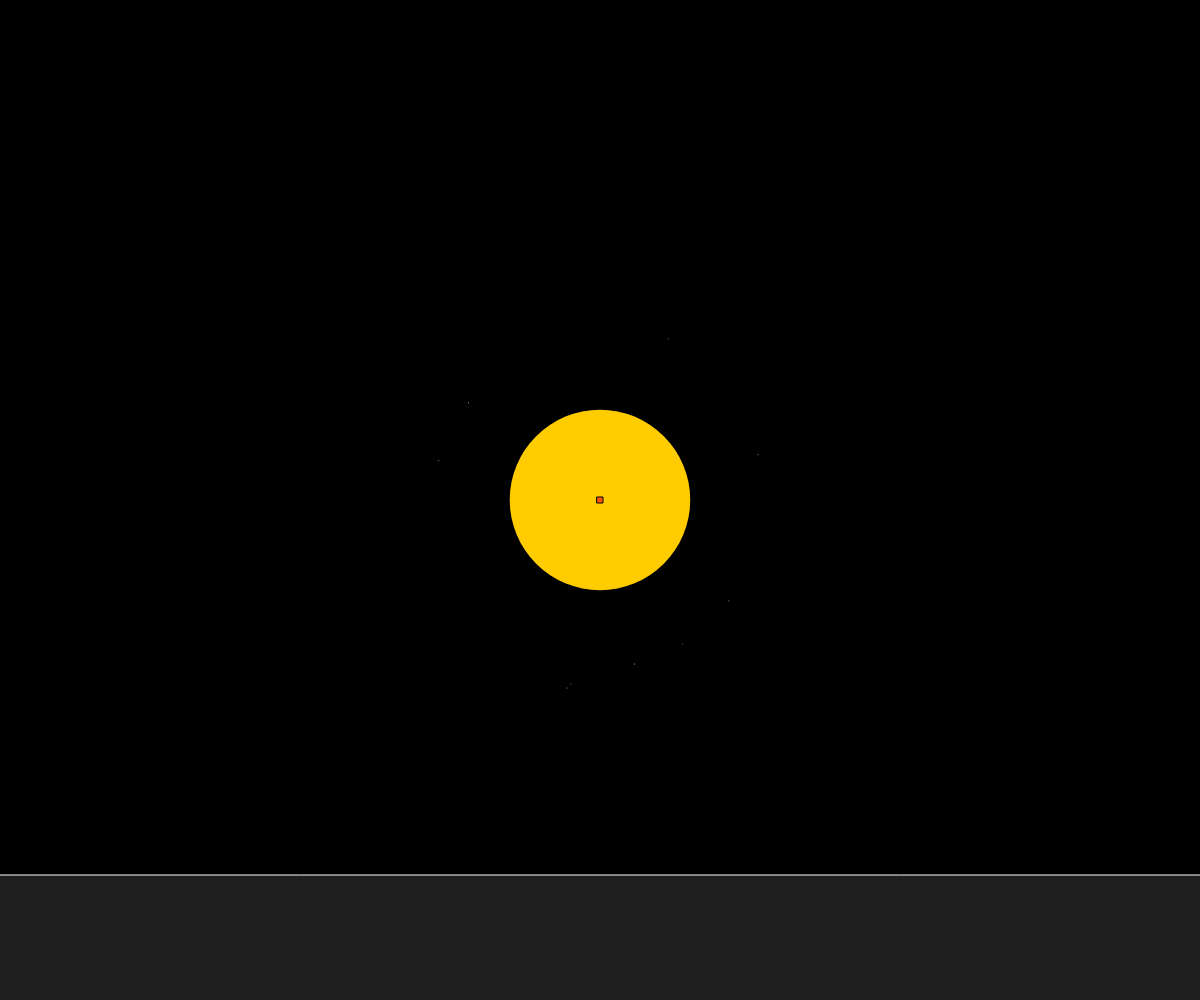
Frame 1 (no input)
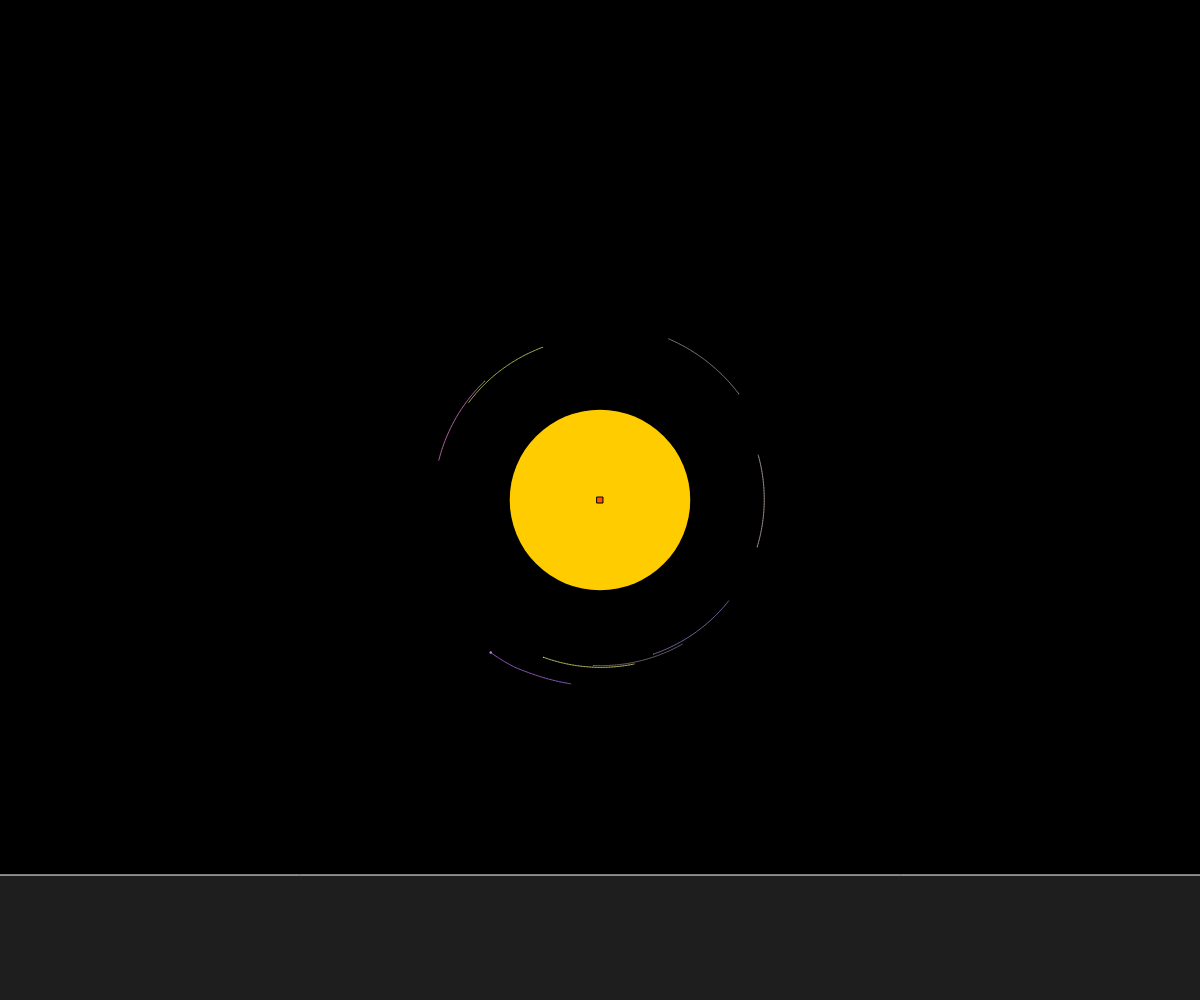
Frame 60 (no input)
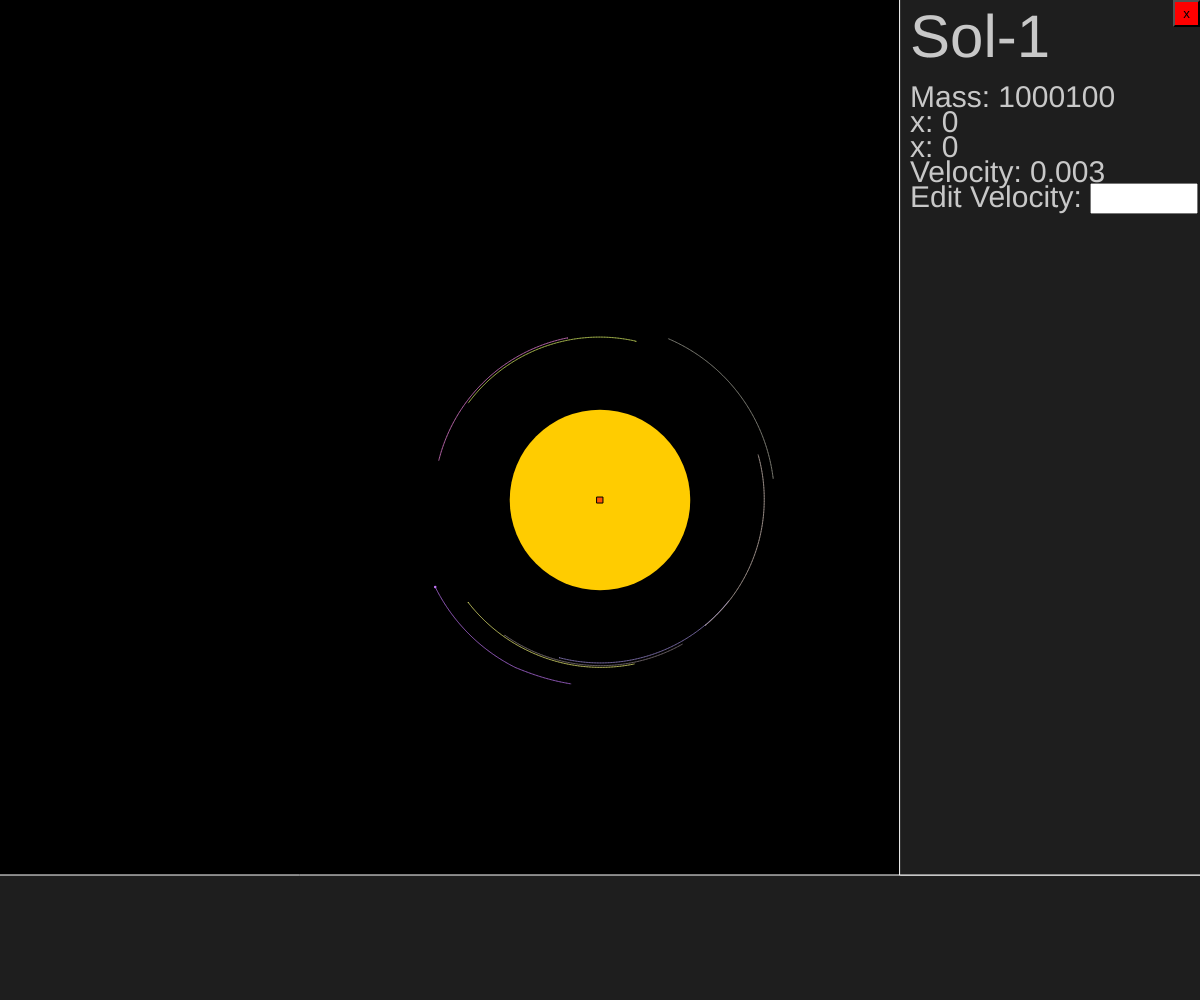
Frame 120 (the mouse pressed at the canvas centre since frame 60)

The p5.js sketch that drew these frames (run headless with seeded random() and noise() and a simulated clock; from frame 60 on, the mouse is pressed at the canvas centre):

// p5.js sketch
// ── sketch.js
//declare variable dump
const BALLNUMBER = 10;
const BALLMASS = 100;
const INITIALVELOCITY = 100000;
const GRAVITATIONAL_CONSTANT = 0.1;
let SPIRAL_RADIUS_INCREMENT = 5; // Controls the spread of the spiral
let SUNMASS = 1000000;

let timeMultiplier = 1;
let timeScale = 1; // - useless and I can't be bothered to fix
let trailLength = 300; /* timeScale;*/
//balls array
let balls = [];
let cameraOffset;
let cameraFollow = "FREEMOVEMENT"; // two modes - 'FREEMOVEMENT', allows the player to move camera using wasd and 'CENTER OF GRAVITY', centers the screen on the center of gravity
let centerOfGravity;
let zoom = 0.7; //sets the scale of the coordinate system on the screen to create zoom in zoom out effect

//menus object
let menus = {};

//for the ball menu at the side
let selectedBall;

function setup() {
  let seed = 1;
  //make the randomness based on the seed number
  randomSeed(seed);
  print("Seed: " + seed);
  let canvas = createCanvas(windowWidth, windowHeight);
  canvas.elt.oncontextmenu = () => false;
  //
  setupBallMenu();
  
  sun = new Ball(0, 0, SUNMASS, "Sol-" + seed);
  sun.color = color(255, 204, 0); // Yellow color for the sun
  balls.push(sun);
  // Create balls in a spiral pattern
  for (let i = 0; i < BALLNUMBER; i++) {
    let angle = i;
    let radius = i * random(1, 5) * SPIRAL_RADIUS_INCREMENT + sun.radius; // Radius increases as we go along the spiral
    // Introduce small variation to the angle to add randomness
    let angleVariation = random(-1, 1);
    let adjustedAngle = angle + angleVariation;
    // Calculate the ball's position using polar coordinates
    let x = radius * cos(adjustedAngle);
    let y = radius * sin(adjustedAngle);
    let newBall = new Ball(x, y, BALLMASS, randomName());
    // Calculate the velocity for a circular orbit around the sun
    let velocityAngle = adjustedAngle + HALF_PI; // Perpendicular to the radius for circular motion
    let distanceToSun = dist(x, y, sun.position.x, sun.position.y);
    let velocityMagnitude = sqrt(
      (GRAVITATIONAL_CONSTANT * (SUNMASS + (BALLNUMBER * BALLMASS) / 2)) /
        distanceToSun
    ); // Circular orbit velocity formula
    // Add a slight variation to the velocity magnitude to take into account other masses
    let velocity = p5.Vector.fromAngle(velocityAngle).mult(velocityMagnitude);
    // Set prevPosition based on intended initial velocity
    newBall.prevPosition = p5.Vector.sub(newBall.position, velocity);
    balls.push(newBall);
  }
  centerOfGravity = createVector(0, 0);
  findCenterOfGravity();
  cameraOffset = createVector(-centerOfGravity.x, -centerOfGravity.y);
  zoom = 0.16;
}

function draw() {
  background(0);
  //print(zoom);
  if (mouseIsPressed && mouseY < (height / 8) * 7 && mouseButton == RIGHT) {
    spawnBallOnLocation(mouseToWorld());
  }
  for (let times = 0; times < timeMultiplier; times++) {
    physicsUpdate();
  }
  setCameraSettings();
  findCenterOfGravity();
  translate(width / 2, height / 2);
  scale(zoom);
  translate(cameraOffset.x, cameraOffset.y);
  for (let ball of balls) {
    ball.display();
  }
  displayCenterOfMassMarker();
  resetMatrix();
  displayUserInterface();
}

function keyPressed() {
  if (keyCode == 67) {
    if (cameraFollow === "CENTEROFGRAVITY") {
      cameraFollow = "FREEMOVEMENT";
    } else if (cameraFollow === "FREEMOVEMENT") {
      cameraFollow = "CENTEROFGRAVITY";
    }
  }

  if (
    key == "0" ||
    key == "1" ||
    key == "2" ||
    key == "3" ||
    key == "4" ||
    key == "5" ||
    key == "6" ||
    key == "7" ||
    key == "8" ||
    key == "9"
  ) {
   // timeMultiplier = (Number(key) * 3) ** 2;
  }
  if (keyCode == 32) {
    timeMultiplier = 0;
  }
}

function mouseWheel(event) {
  let baseFactor = keyIsDown(16) ? 0.001 : 0.0001;
  // Get mouse position in world space BEFORE zoom change
  let mouseWorld = mouseToWorld();
  // Apply exponential flattening zoom
  zoom *= Math.exp(-event.delta * baseFactor);
  // Get mouse position in world space AFTER zoom change
  let newMouseWorld = mouseToWorld();
  // Offset camera so zoom centers on mouse
  cameraOffset.add(newMouseWorld.sub(mouseWorld));
}

//menu functions
function setupBallMenu(){
  ballMenuExit = createButton('x');
  ballMenuExit.size(width/45, width/45)
  ballMenuExit.position(width-width/45, 0)
  ballMenuExit.style('background-color', 'red');
  ballMenuExit.style('color', 'black');
  menus.ballMenu = new Menu((width / 4) * 3, -10, width / 4 + 10, (height / 8) * 7 + 10, [ballMenuExit])
  menus.ballMenu.assignClose(ballMenuExit);
  menus.ballMenu.assignDisplay(displayBallMenu);
  velocityInput = createInput()
  push()
  textSize(width/40);
  velocityInput.position(menus.ballMenu.x+10+textWidth('Edit Velocity: '), height/12+height/40*4);
  velocityInput.size(width/4-20-textWidth('Edit Velocity: '), height/40)
  pop();
  velocityInput.elt.addEventListener('keydown', (event) => {
  if (event.key === 'Enter') {
    let speed = float(velocityInput.value()); // Get input as a float

    // Compute direction vector
    let velocity = p5.Vector.sub(selectedBall.position, selectedBall.prevPosition);

    // Set magnitude to user input
    velocity.setMag(speed);

    // Update previous position based on new velocity
    selectedBall.prevPosition = p5.Vector.sub(selectedBall.position, velocity);
  }
});
  menus.ballMenu.buttons.push(velocityInput);
}

//makes random names for bodies
function randomName(length = random(4, 8)) {
  let name = "";
  let vowels = ["a", "e", "i", "o", "u", "y"];
  let consonants = [
    "b",
    "c",
    "d",
    "f",
    "g",
    "h",
    "j",
    "k",
    "l",
    "m",
    "n",
    "p",
    "q",
    "r",
    "s",
    "t",
    "v",
    "w",
    "x",
    "z",
  ];
  let isVowel;
  let r = random(0, 1);
  if (r == 0) {
    name += consonants[floor(random(0, consonants.length), 0)];
    isVowel = false;
  } else {
    name += vowels[floor(random(0, vowels.length), 0)];
    isVowel = true;
  }
  name = name.toUpperCase();
  for (let i = 0; i < length - 1; i++) {
    if (isVowel == true) {
      name += consonants[floor(random(0, consonants.length), 0)];
      isVowel = false;
    } else {
      name += vowels[floor(random(0, vowels.length), 0)];
      isVowel = true;
    }
  }
  return name;
}

function spawnBallOnLocation(position) {
  let newBall = new Ball(position.x, position.y, BALLMASS, randomName());
  let velocity = createVector(0, INITIALVELOCITY);
  velocity.setHeading(random(0, PI * 2));
  newBall.previousPosition = p5.Vector.mult(velocity, -1);
  balls.push(newBall);
}

function physicsUpdate() {
  for (let j = 0; j < balls.length; j++) {
    let ball = balls[j];
    for (let i = 0; i < balls.length; i++) {
      let other = balls[i];
      if (ball != other) {
        ball.attract(other);
        if (
          p5.Vector.dist(ball.position, other.position) <
          ball.radius + other.radius
        ) {
          if (other.mass > ball.mass) {
            other.collide(ball);
            other.mass += ball.mass;
            balls.splice(j, 1);
            if (selectedBall == ball) {
              selectedBall = undefined;
            }
            j--;
            break;
          } else {
            ball.collide(other);
            ball.mass += other.mass;
            balls.splice(i, 1);
            if (selectedBall == other) {
              selectedBall = undefined;
            }
            i--;
          }
        }
      }
    }
    ball.update();
  }
  findCenterOfGravity();
}

function setCameraSettings() {
  if (cameraFollow === "FREEMOVEMENT") {
    if (keyIsPressed && keyIsDown(87)) {
      if (keyIsDown(16)) {
        cameraOffset.y += 50 / zoom;
      }
      cameraOffset.y += 10 / zoom;
    }
    if (keyIsPressed && keyIsDown(83)) {
      if (keyIsDown(16)) {
        cameraOffset.y -= 50 / zoom;
      }
      cameraOffset.y -= 10 / zoom;
    }
    if (keyIsPressed && keyIsDown(65)) {
      if (keyIsDown(16)) {
        cameraOffset.x += 50 / zoom;
      }
      cameraOffset.x += 10 / zoom;
    }
    if (keyIsPressed && keyIsDown(68)) {
      if (keyIsDown(16)) {
        cameraOffset.x -= 50 / zoom;
      }
      cameraOffset.x -= 10 / zoom;
    }
  }
  if (cameraFollow == "CENTEROFGRAVITY") {
    cameraOffset.x = -centerOfGravity.x;
    cameraOffset.y = -centerOfGravity.y;
  }
}

function displayCenterOfMassMarker() {
  push();
  stroke(0);
  strokeWeight(1 / zoom);
  fill(255, 0, 0, 150);
  square(centerOfGravity.x - 3 / zoom, centerOfGravity.y - 3 / zoom, 6 / zoom);
  pop();
}

function displayUserInterface() {
  // UI AREA
  push();
  fill(30);
  stroke(255);
  strokeWeight(1);
  rect(-10, (height / 8) * 7, width + 20, height / 8 + 10);
  if (mouseIsPressed) {
    let ball = ballToMouse(10)
    selectedBall = ball ? ball : selectedBall;
    if (ball){
      menus.ballMenu.attemptOpen();
    }
  }
  if (selectedBall){
    
  } else{
    menus.ballMenu.attemptClose();
  }
  if (menus.ballMenu.open){
    menus.ballMenu.display(selectedBall);
  }
  pop();
}

function displayBallMenu(ball) {
  push();
  rect((width / 4) * 3, -10, width / 4 + 10, (height / 8) * 7 + 10);
  textAlign(LEFT, TOP);
  fill(200);
  strokeWeight(0);
  textSize(1);
  let textLength = textWidth(ball.name);
  //the code still works here
  let size =
    ((width / 4 - 20) / textLength > width / 20)
      ? width / 20
      : (width / 4 - 20) / textLength;
  textSize(size);
  text(ball.name, (width / 4) * 3 + 10, 10);
  textSize(width / 40);
  text(
    "x: " + floor(ball.position.x),
    (width / 4) * 3 + 10,
    height / 12 + height / 40
  );
  text(
    "x: " + floor(ball.position.y),
    (width / 4) * 3 + 10,
    height / 12 + (height / 40) * 2
  );
  text(
    "Velocity: " +
      round(ball.position.copy().sub(ball.prevPosition.copy()).mag(), 3),
    (width / 4) * 3 + 10,
    height / 12 + (height / 40) * 3
  );
  text(
    "Edit Velocity: ",
    width/4*3+10,
    height/12+height/40*4
    );
  text("Mass: " + ball.mass, (width / 4) * 3 + 10, height / 12);

  pop();
}

function screenToWorld(vector) {
  return vector
    .sub(width / 2, height / 2)
    .div(zoom)
    .sub(cameraOffset);
}
function mouseToWorld() {
  return screenToWorld(createVector(mouseX, mouseY));
}

function ballToMouse(buffer) {
  mouse = createVector(mouseX, mouseY);
  for (let ball of balls) {
    let screenPosition = ball.position
      .copy()
      .add(cameraOffset)
      .mult(zoom)
      .add(width / 2, height / 2);
    let screenRadius = ball.radius * zoom;
    let interactionDistance = screenRadius < buffer ? buffer : screenRadius;
    if (p5.Vector.dist(mouse, screenPosition) < interactionDistance) {
      return ball;
    }
  }
}

function findCenterOfGravity() {
  let totalXOfBalls = 0;
  let totalYOfBalls = 0;
  let totalBALLMASS = 0;
  for (let ball of balls) {
    totalXOfBalls += ball.position.x * ball.mass;
    totalYOfBalls += ball.position.y * ball.mass;
    totalBALLMASS += ball.mass;
  }
  centerOfGravity.x = totalXOfBalls / totalBALLMASS;
  centerOfGravity.y = totalYOfBalls / totalBALLMASS;
}

// ── ball.js

class Ball{
  constructor(x, y, mass, name){
    this.position = createVector(x, y);
    this.prevPosition = createVector(x, y); 
    this.acceleration = createVector(0, 0);
    this.mass = mass;
    this.radius = sqrt(mass);
    this.color = color(random(100,255), random(100,255),random(100,255));
    this.trail = [];
    this.name = name;
  }
  applyForce(force) {
    let f = p5.Vector.div(force, this.mass);
    this.acceleration.add(f);
  }

  update() {
    if (this.trail.length>trailLength){
      strokeWeight(0.5);
      this.trail.shift();
    }
    let velocity = p5.Vector.sub(this.position, this.prevPosition);
    let tempPosition = this.position.copy();
    this.position.add(p5.Vector.add(velocity, p5.Vector.mult(this.acceleration, timeScale**2)));
    this.prevPosition = tempPosition;
    this.acceleration.mult(0);
    this.trail.push(this.position.copy());
  }
  
  checkEdges(){
  }
  
  display() {
    this.radius = constrain(sqrt(this.mass/PI), 0, 100000);
    fill(this.color);
    stroke(0);
    strokeWeight(0.1);
    if (zoom*this.radius<1){
          ellipse(this.position.x, this.position.y, 1/zoom);

    } else{
          ellipse(this.position.x, this.position.y, this.radius * 2);

    }
    for (let i = 0; i < this.trail.length-1; i++){
      stroke(this.color)
      strokeWeight(0.5/zoom);
      line(this.trail[i].x, this.trail[i].y, this.trail[i+1].x, this.trail[i+1].y);
    }
  }
   attract(body) {
    let force = p5.Vector.sub(this.position, body.position);
    let d = force.mag();
     
    let strength = (GRAVITATIONAL_CONSTANT* (this.mass * body.mass)) / (d * d);
    force.setMag(strength);
    body.applyForce(force);
  }
collide(body) {
  // Compute velocity of this and body
  let vx1 = (this.position.x - this.prevPosition.x) / timeScale;
  let vy1 = (this.position.y - this.prevPosition.y) / timeScale;
  let vx2 = (body.position.x - body.prevPosition.x) / timeScale;
  let vy2 = (body.position.y - body.prevPosition.y) / timeScale;
  // Combined momentum (mass-weighted average velocity)
  let totalMass = this.mass + body.mass;
  let xVel = (this.mass * vx1 + body.mass * vx2) / totalMass;
  let yVel = (this.mass * vy1 + body.mass * vy2) / totalMass;

  // Update previous position to reflect new post-collision velocity
  this.prevPosition.x = this.position.x - xVel * timeScale;
  this.prevPosition.y = this.position.y - yVel * timeScale;
  //print(balls.length);
}
  menu(){
    push();
    stroke(255);
    strokeWeight(5);
    fill('black');
    rect(width/8*7, height/8, width/8, height/8*7);
    pop();
  }
}
// ── menu.js
class Menu{
  constructor(x, y, w, h, buttons){
    this.x = x;
    this.y = y;
    this.w = w;
    this.h = h;
    this.buttons = buttons;
    for (let i = 0; i < this.buttons.length; i++){
      this.buttons[i].hide();
    }
    this.open = false;
  }
  attemptOpen(){
    if (this.open == false){
      this.open = true;
    }
    for (let i = 0; i < this.buttons.length; i++){
      this.buttons[i].show();
    }
    print('attmept open')
  }
  attemptClose(){
    if (this.open == true){
      this.open = false;
    }
    for (let i = 0; i < this.buttons.length; i++){
      this.buttons[i].hide();
    }
    print('attempt close')
  }
  assignOpen(button){
    button.mousePressed(() => {this.attmeptOpen()})
  }
  assignClose(button){
    button.mousePressed(() => {this.attemptClose()})
  }
  assignDisplay(displayFunction){
    this.display = displayFunction;
  } 
}
